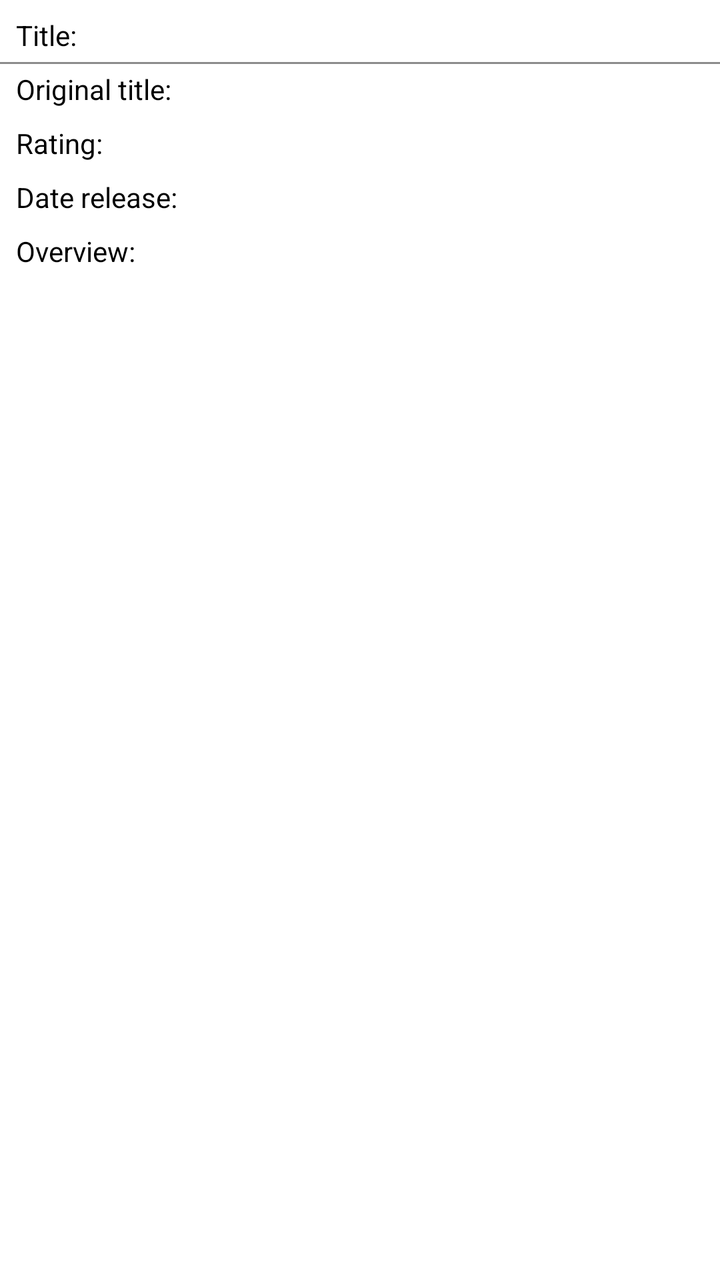
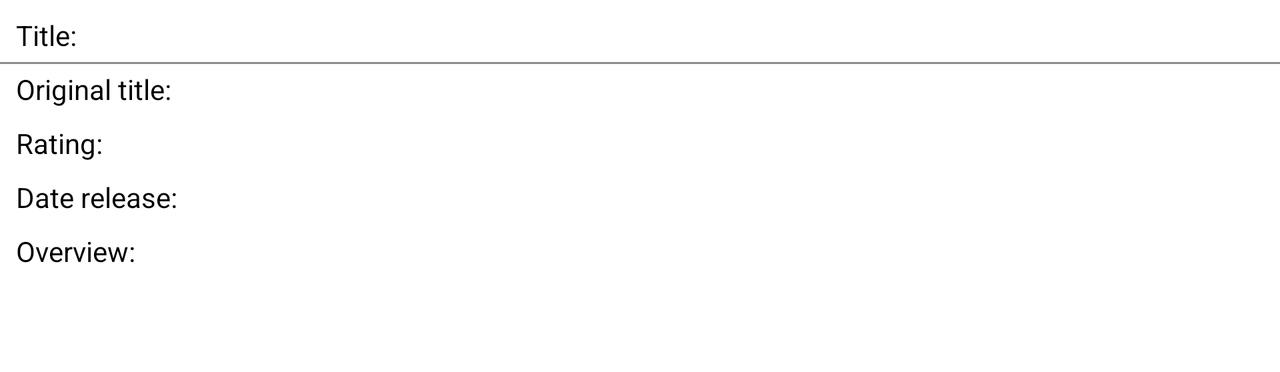

An Android layout and its configuration variant, each rendered on a device that would load it. The default file and the variant file are quoted in full after the pictures.
<!-- AndroidManifest.xml: application theme Theme.MyMovies -->
<!-- res/layout/activity_detail.xml -->
<?xml version="1.0" encoding="utf-8"?>
<ScrollView
    xmlns:android="http://schemas.android.com/apk/res/android"
    xmlns:app="http://schemas.android.com/apk/res-auto"
    xmlns:tools="http://schemas.android.com/tools"
    android:layout_width="match_parent"
    android:layout_height="match_parent"
    tools:context=".DetailActivity">

<androidx.constraintlayout.widget.ConstraintLayout
    android:layout_width="match_parent"
    android:layout_height="wrap_content">

    <ImageView
        android:id="@+id/imageViewBigPoster"
        android:layout_width="match_parent"
        android:layout_height="wrap_content"
        app:layout_constraintEnd_toEndOf="parent"
        app:layout_constraintStart_toStartOf="parent"
        app:layout_constraintTop_toTopOf="parent"
        tools:srcCompat="@tools:sample/avatars"
        android:adjustViewBounds="true"/>

    <ImageView
        android:id="@+id/imageViewFavouriteMovie"
        android:layout_width="60dp"
        android:layout_height="60dp"
        app:layout_constraintBottom_toBottomOf="@+id/imageViewBigPoster"
        app:layout_constraintEnd_toEndOf="parent"
        app:srcCompat="@drawable/zvezda"
        android:layout_margin="8dp"
        android:onClick="onClickChangeFavouriteMovie"
        android:contentDescription="@string/image_add_to_favourite"/>

    <include
        layout="@layout/movie_detail_info"
        android:id="@+id/movieDetailInfo"
        android:layout_width="0dp"
        android:layout_height="wrap_content"
        app:layout_constraintTop_toBottomOf="@id/imageViewBigPoster"
        app:layout_constraintStart_toStartOf="parent"
        app:layout_constraintEnd_toEndOf="parent"/>

</androidx.constraintlayout.widget.ConstraintLayout>

</ScrollView>
<!-- res/layout/movie_detail_info.xml (included above) -->
<?xml version="1.0" encoding="utf-8"?>
<androidx.constraintlayout.widget.ConstraintLayout
    xmlns:android="http://schemas.android.com/apk/res/android"
    xmlns:app="http://schemas.android.com/apk/res-auto"
    android:layout_width="match_parent"
    android:layout_height="match_parent">

    <TextView
        style="@style/textLabel"
        android:id="@+id/textViewLabelTitle"
        android:text="@string/label_title"
        app:layout_constraintStart_toStartOf="parent"
        app:layout_constraintTop_toTopOf="parent" />

    <TextView
        android:id="@+id/textViewTitle"
        android:layout_width="0dp"
        android:layout_height="wrap_content"
        android:layout_margin="8dp"
        app:layout_constraintEnd_toEndOf="parent"
        app:layout_constraintStart_toStartOf="@+id/guideline2"
        app:layout_constraintTop_toTopOf="parent" />

    <androidx.constraintlayout.widget.Guideline
        android:id="@+id/guideline2"
        android:layout_width="wrap_content"
        android:layout_height="wrap_content"
        android:orientation="vertical"
        app:layout_constraintGuide_percent="0.5" />

    <View
        android:id="@+id/lineView"
        android:layout_width="0dp"
        android:layout_height="1dp"
        app:layout_constraintTop_toBottomOf="@id/textViewTitle"
        app:layout_constraintStart_toStartOf="parent"
        app:layout_constraintEnd_toEndOf="parent"
        android:background="@color/grey"
        android:layout_marginTop="4dp"/>

    <TextView
        style="@style/textLabel"
        android:id="@+id/textViewLabelOriginalTitle"
        android:text="@string/label_original_title"
        app:layout_constraintStart_toStartOf="parent"
        app:layout_constraintTop_toBottomOf="@+id/textViewTitle" />

    <TextView
        android:id="@+id/textViewOriginalTitle"
        android:layout_width="0dp"
        android:layout_height="wrap_content"
        android:layout_margin="8dp"
        app:layout_constraintEnd_toEndOf="parent"
        app:layout_constraintStart_toStartOf="@+id/guideline2"
        app:layout_constraintTop_toBottomOf="@+id/textViewTitle" />

    <TextView
        style="@style/textLabel"
        android:id="@+id/textViewLabelRating"
        android:text="@string/label_rating"
        app:layout_constraintStart_toStartOf="parent"
        app:layout_constraintTop_toBottomOf="@+id/textViewOriginalTitle" />

    <TextView
        android:id="@+id/textViewRating"
        android:layout_width="0dp"
        android:layout_height="wrap_content"
        app:layout_constraintEnd_toEndOf="parent"
        app:layout_constraintStart_toStartOf="@+id/guideline2"
        app:layout_constraintTop_toBottomOf="@+id/textViewOriginalTitle"
        android:layout_margin="8dp"/>

    <TextView
        style="@style/textLabel"
        android:id="@+id/textViewLabelRelease"
        android:text="@string/label_data_release"
        app:layout_constraintStart_toStartOf="parent"
        app:layout_constraintTop_toBottomOf="@+id/textViewRating" />

    <TextView
        android:id="@+id/textViewRelease"
        android:layout_width="0dp"
        android:layout_height="wrap_content"
        android:layout_marginTop="128dp"
        app:layout_constraintEnd_toEndOf="parent"
        app:layout_constraintHorizontal_bias="1.0"
        app:layout_constraintStart_toStartOf="@+id/guideline2"
        app:layout_constraintTop_toBottomOf="@+id/textViewRating"
        android:layout_margin="8dp"/>

    <TextView
        style="@style/textLabel"
        android:id="@+id/textViewLabelOverview"
        android:text="@string/label_overview"
        app:layout_constraintStart_toStartOf="parent"
        app:layout_constraintTop_toBottomOf="@+id/textViewRelease" />

    <TextView
        android:id="@+id/textViewOverview"
        android:layout_width="0dp"
        android:layout_height="wrap_content"
        android:layout_margin="8dp"
        app:layout_constraintEnd_toEndOf="parent"
        app:layout_constraintStart_toStartOf="parent"
        app:layout_constraintTop_toBottomOf="@+id/textViewLabelOverview"
        android:paddingBottom="8dp"/>

    <TextView
        style="@style/textLabel"
        android:id="@+id/textViewLabelTrailers"
        android:text="@string/trailers_label"
        app:layout_constraintStart_toStartOf="parent"
        app:layout_constraintTop_toBottomOf="@id/textViewOverview"
        android:visibility="gone"/>

    <androidx.recyclerview.widget.RecyclerView
        android:id="@+id/recyclerViewVideos"
        android:layout_width="match_parent"
        android:layout_height="wrap_content"
        app:layout_constraintStart_toStartOf="parent"
        app:layout_constraintEnd_toEndOf="parent"
        app:layout_constraintTop_toBottomOf="@id/textViewLabelTrailers"
        android:layout_marginTop="8dp"
        android:nestedScrollingEnabled="false"/>

    <TextView
        style="@style/textLabel"
        android:id="@+id/textViewLabelReviews"
        android:text="@string/reviews_label"
        app:layout_constraintStart_toStartOf="parent"
        app:layout_constraintTop_toBottomOf="@id/recyclerViewVideos"
        android:visibility="gone"/>

    <androidx.recyclerview.widget.RecyclerView
        android:id="@+id/recyclerViewReviews"
        android:layout_width="match_parent"
        android:layout_height="wrap_content"
        app:layout_constraintStart_toStartOf="parent"
        app:layout_constraintEnd_toEndOf="parent"
        app:layout_constraintTop_toBottomOf="@id/textViewLabelReviews"
        android:layout_marginTop="8dp"
        android:nestedScrollingEnabled="false"/>

</androidx.constraintlayout.widget.ConstraintLayout>
<!-- resources referenced by this layout -->
<resources>
  <color name="grey">#8c8c8c</color>
  <!-- drawable zvezda: png bitmap (drawable, 6670 bytes) -->
  <string name="image_add_to_favourite">Image of star</string>
  <string name="label_data_release">Date release:</string>
  <string name="label_original_title">Original title:</string>
  <string name="label_overview">Overview:</string>
  <string name="label_rating">Rating:</string>
  <string name="label_title">Title: </string>
  <string name="reviews_label">Reviews:</string>
  <string name="trailers_label">Trailers:</string>
  <style name="textLabel">
          <item name="android:layout_width">wrap_content</item>
          <item name="android:layout_height">wrap_content</item>
          <item name="android:layout_margin">8dp</item>
          <item name="android:textColor">@color/black</item>
      </style>
  <style name="Theme.MyMovies" parent="Theme.MaterialComponents.DayNight.DarkActionBar">
          
          <item name="colorPrimary">@color/black</item>
          <item name="colorPrimaryVariant">@color/black</item>
          <item name="colorOnPrimary">@color/white</item>
          
          <item name="colorSecondary">@color/teal_200</item>
          <item name="colorSecondaryVariant">@color/teal_700</item>
          <item name="colorOnSecondary">@color/black</item>
          
          <item name="android:statusBarColor" tools:targetApi="l">?attr/colorPrimaryVariant</item>
          
      </style>
  <color name="black">#FF000000</color>
  <color name="white">#FFFFFFFF</color>
  <color name="teal_200">#FF03DAC5</color>
  <color name="teal_700">#FF018786</color>
</resources>
<!-- res/layout-land/activity_detail.xml (the repository's variant of the layout above) -->
<!-- drawn on the phone turned sideways -->
<?xml version="1.0" encoding="utf-8"?>
<androidx.constraintlayout.widget.ConstraintLayout
    xmlns:android="http://schemas.android.com/apk/res/android"
    xmlns:app="http://schemas.android.com/apk/res-auto"
    xmlns:tools="http://schemas.android.com/tools"
    tools:context=".DetailActivity"
    android:layout_width="match_parent"
    android:layout_height="wrap_content">

    <ImageView
        android:id="@+id/imageViewBigPoster"
        android:layout_width="wrap_content"
        android:layout_height="0dp"
        app:layout_constraintStart_toStartOf="parent"
        app:layout_constraintTop_toTopOf="parent"
        app:layout_constraintBottom_toBottomOf="parent"
        tools:srcCompat="@tools:sample/avatars"
        android:adjustViewBounds="true"/>

    <ImageView
        android:id="@+id/imageViewFavouriteMovie"
        android:layout_width="40dp"
        android:layout_height="40dp"
        app:layout_constraintBottom_toBottomOf="@+id/imageViewBigPoster"
        app:layout_constraintEnd_toEndOf="@id/imageViewBigPoster"
        app:srcCompat="@drawable/zvezda"
        android:layout_margin="8dp"
        android:onClick="onClickChangeFavouriteMovie"
        android:contentDescription="@string/image_add_to_favourite"/>

    <ScrollView
        android:layout_width="0dp"
        android:layout_height="wrap_content"
        app:layout_constraintTop_toTopOf="parent"
        app:layout_constraintBottom_toBottomOf="parent"
        app:layout_constraintStart_toEndOf="@id/imageViewBigPoster"
        app:layout_constraintEnd_toEndOf="parent">

    <include
        layout="@layout/movie_detail_info"
        android:id="@+id/movieDetailInfo"
        android:layout_width="match_parent"
        android:layout_height="wrap_content" />

    </ScrollView>

</androidx.constraintlayout.widget.ConstraintLayout>
